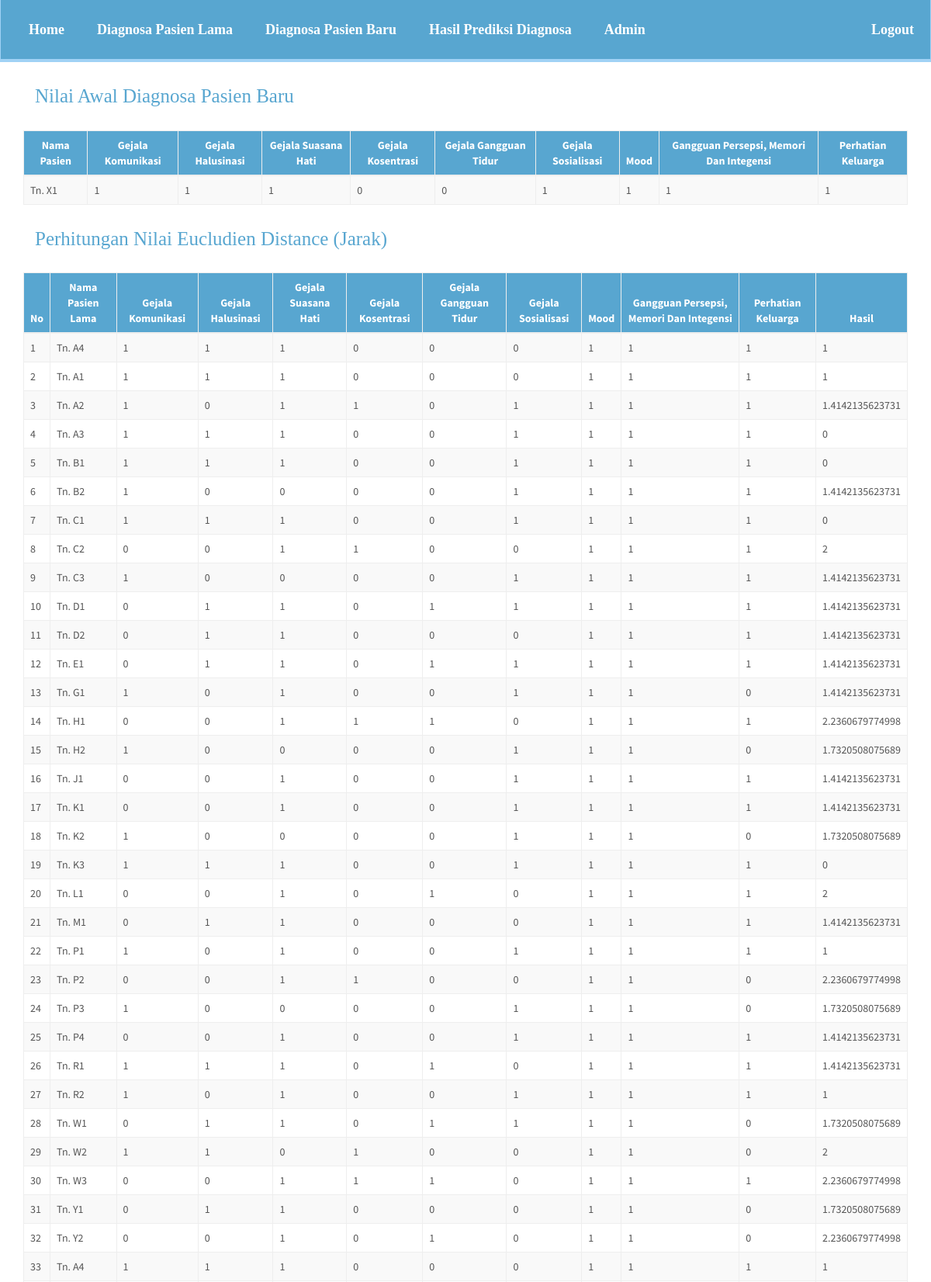
Screenshot of /pasien-baru-prediksi-diagnosa.php?id=19 (signed in, upper part) with the database file from the repository.
### tables this page shows
CREATE TABLE IF NOT EXISTS `data_uji` (
  `id_data_uji` int(11) NOT NULL,
  `nama1` varchar(50) NOT NULL,
  `jenis_kelamin` varchar(50) NOT NULL,
  `tanggal_lahir` date NOT NULL,
  `g11` double NOT NULL,
  `g22` double NOT NULL,
  `g33` double NOT NULL,
  `g44` double NOT NULL,
  `g55` double NOT NULL,
  `g66` double NOT NULL,
  `g77` double NOT NULL,
  `g88` double NOT NULL,
  `g99` double NOT NULL,
  `diagnosa` varchar(50) NOT NULL
);

CREATE TABLE IF NOT EXISTS `data_training` (
  `id_data_training` int(11) NOT NULL,
  `nama` varchar(50) NOT NULL,
  `g1` double NOT NULL,
  `g2` double NOT NULL,
  `g3` double NOT NULL,
  `g4` double NOT NULL,
  `g5` double NOT NULL,
  `g6` double NOT NULL,
  `g7` double NOT NULL,
  `g8` double NOT NULL,
  `g9` double NOT NULL,
  `diagnosa` varchar(25) NOT NULL,
  `hasil` double NOT NULL,
  `kategori` varchar(50) NOT NULL
);

### koneksi/koneksi-data-uji.php (called while the page is built, shortened)
<?php
class DataUji{
	private $conn;
	private $table_name = "data_uji";
	public $id;
	public function __construct($db){
		$this->conn = $db;
	}
	function readOne(){
		$query = "SELECT * FROM " . $this->table_name . " WHERE id_data_uji=? LIMIT 0,1";
		$stmt = $this->conn->prepare( $query );
		$stmt->bindParam(1, $this->id);
		$stmt->execute();
		$row = $stmt->fetch(PDO::FETCH_ASSOC);
		$this->id = $row['id_data_uji'];
		$this->aa = $row['nama1'];
		$this->dd = $row['g11'];
		$this->ee = $row['g22'];
		$this->ff = $row['g33'];
		$this->gg = $row['g44'];
		$this->hh = $row['g55'];
		$this->ii = $row['g66'];
		$this->jj = $row['g77'];
		$this->kk = $row['g88'];
		$this->ll = $row['g99'];
	}
}
?>

### koneksi/koneksi-data-training.php (called while the page is built, shortened)
<?php
class DataTraining{
	private $conn;
	private $table_name = "data_training";
	public $ia;
	public $ll;
		public function __construct($db){
		$this->conn = $db;
	}
	function readAll(){
		$query = "SELECT * FROM ".$this->table_name;
		$stmt = $this->conn->prepare( $query );
		$stmt->execute();
		return $stmt;
	}
function hasilDataTraining(){
		$query = "UPDATE
					data_training
				SET
					hasil = :ll
				WHERE
					id_data_training = :ia";
		$stmt = $this->conn->prepare($query);
		$stmt->bindParam(':ll', $this->ll);
		$stmt->bindParam(':ia', $this->ia);
		if($stmt->execute()){
			return true;
		}else{
			return false;
		}
	}
}
?>

### pasien-baru-prediksi-diagnosa.php (the view, shortened to what this page needs)
<?php
include_once 'header.php';
$id = isset($_GET['id']) ? $_GET['id'] : die('ERROR: missing ID.');
include_once 'koneksi/koneksi-data-uji.php';
$eks = new DataUji($db);
$eks->id = $id;
$eks->readOne();
include_once 'koneksi/koneksi-data-training.php';
?>
<div>
	<div class="row">
		<div class="col-md-6 text-left">
			<h4 Class="judul">Nilai Awal Diagnosa Pasien Baru</h4>
		</div>
	</div>
	<br/>
	<table width="100%" class="table table-striped table-bordered" id="tabeldata">
        <thead>
            <tr>
				<th>Nama Pasien</th>
                <th>Gejala Komunikasi</th>
                <th>Gejala Halusinasi</th>
                <th>Gejala Suasana Hati</th>
                <th>Gejala Kosentrasi</th>
                <th>Gejala Gangguan Tidur</th>
                <th>Gejala Sosialisasi</th>
                <th>Mood</th>
                <th>Gangguan Persepsi, Memori Dan Integensi</th>
                <th>Perhatian Keluarga</th>
            </tr>
        </thead>
        <tbody>
            <tr>
                <td><?php echo $eks->aa; ?></td>
				<td><?php echo $eks->dd; ?></td>
				<td><?php echo $eks->ee; ?></td>
				<td><?php echo $eks->ff; ?></td>
				<td><?php echo $eks->gg; ?></td>
				<td><?php echo $eks->hh; ?></td>
				<td><?php echo $eks->ii; ?></td>
				<td><?php echo $eks->jj; ?></td>
				<td><?php echo $eks->kk; ?></td>
				<td><?php echo $eks->ll; ?></td>
            </tr>
        </tbody>
    </table>
</div>
<div>
<div>
<?php
$id = isset($_GET['id']) ? $_GET['id'] : die('ERROR: missing ID.');
include_once 'koneksi/koneksi-data-uji.php';
$eks = new DataUji($db);
$eks->id = $id;
$eks->readOne();
include_once 'koneksi/koneksi-data-training.php';
$pro = new DataTraining($db);
$stmt = $pro->readAll();
?>
	<div class="row">
		<div class="col-md-6 text-left">
			<h4 Class="judul">Perhitungan Nilai Eucludien Distance (Jarak)</h4>
		</div>
	</div>
	<br/>
	<table width="100%" class="table table-striped table-bordered" id="tabeldata">
        <thead>
            <tr>
                <th width="30px">No</th>
				<th>Nama Pasien Lama</th>
                <th>Gejala Komunikasi</th>
                <th>Gejala Halusinasi</th>
                <th>Gejala Suasana Hati</th>
                <th>Gejala Kosentrasi</th>
                <th>Gejala Gangguan Tidur</th>
                <th>Gejala Sosialisasi</th>
                <th>Mood</th>
                <th>Gangguan Persepsi, Memori Dan Integensi</th>
                <th>Perhatian Keluarga</th>
                <th>Hasil</th>
            </tr>
        </thead>
        <tbody>
<?php
$dd=$eks->dd;
$ee=$eks->ee;
$ff=$eks->ff;
$gg=$eks->gg;
$hh=$eks->hh;
$ii=$eks->ii;
$jj=$eks->jj;
$kk=$eks->kk;
$ll=$eks->ll;
$no=1;
while ($row = $stmt->fetch(PDO::FETCH_ASSOC)){
?>
            <tr>
                <td><?php echo $no++ ?></td>
                <td><?php echo $row['nama'] ?></td>
				<td><?php echo $row['g1'] ?></td>
				<td><?php echo $row['g2'] ?></td>
				<td><?php echo $row['g3'] ?></td>
				<td><?php echo $row['g4'] ?></td>
				<td><?php echo $row['g5'] ?></td>
				<td><?php echo $row['g6'] ?></td>
				<td><?php echo $row['g7'] ?></td>
				<td><?php echo $row['g8'] ?></td>
				<td><?php echo $row['g9'] ?></td>
				<td><?php
						  $hasilnilai = sqrt(pow($row['g1']-$dd,2)+
										 pow($row['g2']-$ee,2)+
										 pow($row['g3']-$ff,2)+
										 pow($row['g4']-$gg,2)+
										 pow($row['g5']-$hh,2)+
										 pow($row['g6']-$ii,2)+
										 pow($row['g7']-$jj,2)+
										 pow($row['g8']-$kk,2)+
										 pow($row['g9']-$ll,2));
							echo $hasilnilai;
							$a= $row['id_data_training'];
							$pro->ia = $a;
							$pro->ll = $hasil = $hasilnilai;
							$pro->hasilDataTraining();?></td>
            </tr>
<?php
}
?>
        </tbody>
    </table>
</div>
</div>
<?php
include_once 'koneksi/koneksi-data-training.php';
?>
<?php
include_once 'header.php';
$id = isset($_GET['id']) ? $_GET['id'] : die('ERROR: missing ID.');
include_once 'koneksi/koneksi-data-uji.php';
include_once 'koneksi/koneksi-data-training.php';
?>

### pasien-baru-prediksi-diagnosa.php (style rules this page uses)
.judul { font-family: impact; margin-left: 15px; font-size: 25px; color: #58a6d0; }
thead { background: #58a6d0; }
th { text-align: center; color: white; }

### rows the page displays
data_uji: nama1 "Tn. X1", g11 "1", g22 "1", g33 "1", g44 "0", g55 "0", g66 "1", g77 "1", g88 "1", g99 "1"
data_training: nama "Tn. A4", g1 "1", g2 "1", g3 "1", g4 "0", g5 "0", g6 "0", g7 "1", g8 "1", g9 "1"
data_training: nama "Tn. A1", g1 "1", g2 "1", g3 "1", g4 "0", g5 "0", g6 "0", g7 "1", g8 "1", g9 "1"
data_training: nama "Tn. A2", g1 "1", g2 "0", g3 "1", g4 "1", g5 "0", g6 "1", g7 "1", g8 "1", g9 "1", hasilnilai "1.4142135623731"
data_training: nama "Tn. A3", g1 "1", g2 "1", g3 "1", g4 "0", g5 "0", g6 "1", g7 "1", g8 "1", g9 "1"
data_training: nama "Tn. B1", g1 "1", g2 "1", g3 "1", g4 "0", g5 "0", g6 "1", g7 "1", g8 "1", g9 "1"
data_training: nama "Tn. B2", g1 "1", g2 "0", g3 "0", g4 "0", g5 "0", g6 "1", g7 "1", g8 "1", g9 "1", hasilnilai "1.4142135623731"
data_training: nama "Tn. C1", g1 "1", g2 "1", g3 "1", g4 "0", g5 "0", g6 "1", g7 "1", g8 "1", g9 "1"
data_training: nama "Tn. C2", g1 "0", g2 "0", g3 "1", g4 "1", g5 "0", g6 "0", g7 "1", g8 "1", g9 "1", hasilnilai "2"
data_training: nama "Tn. C3", g1 "1", g2 "0", g3 "0", g4 "0", g5 "0", g6 "1", g7 "1", g8 "1", g9 "1", hasilnilai "1.4142135623731"
data_training: nama "Tn. D1", g1 "0", g2 "1", g3 "1", g4 "0", g5 "1", g6 "1", g7 "1", g8 "1", g9 "1", hasilnilai "1.4142135623731"
data_training: nama "Tn. D2", g1 "0", g2 "1", g3 "1", g4 "0", g5 "0", g6 "0", g7 "1", g8 "1", g9 "1", hasilnilai "1.4142135623731"
data_training: nama "Tn. E1", g1 "0", g2 "1", g3 "1", g4 "0", g5 "1", g6 "1", g7 "1", g8 "1", g9 "1", hasilnilai "1.4142135623731"
data_training: nama "Tn. G1", g1 "1", g2 "0", g3 "1", g4 "0", g5 "0", g6 "1", g7 "1", g8 "1", g9 "0", hasilnilai "1.4142135623731"
data_training: nama "Tn. H1", g1 "0", g2 "0", g3 "1", g4 "1", g5 "1", g6 "0", g7 "1", g8 "1", g9 "1", hasilnilai "2.2360679774998"
data_training: nama "Tn. H2", g1 "1", g2 "0", g3 "0", g4 "0", g5 "0", g6 "1", g7 "1", g8 "1", g9 "0", hasilnilai "1.7320508075689"
data_training: nama "Tn. J1", g1 "0", g2 "0", g3 "1", g4 "0", g5 "0", g6 "1", g7 "1", g8 "1", g9 "1", hasilnilai "1.4142135623731"
data_training: nama "Tn. K1", g1 "0", g2 "0", g3 "1", g4 "0", g5 "0", g6 "1", g7 "1", g8 "1", g9 "1", hasilnilai "1.4142135623731"
data_training: nama "Tn. K2", g1 "1", g2 "0", g3 "0", g4 "0", g5 "0", g6 "1", g7 "1", g8 "1", g9 "0", hasilnilai "1.7320508075689"
data_training: nama "Tn. K3", g1 "1", g2 "1", g3 "1", g4 "0", g5 "0", g6 "1", g7 "1", g8 "1", g9 "1"
data_training: nama "Tn. L1", g1 "0", g2 "0", g3 "1", g4 "0", g5 "1", g6 "0", g7 "1", g8 "1", g9 "1", hasilnilai "2"
data_training: nama "Tn. M1", g1 "0", g2 "1", g3 "1", g4 "0", g5 "0", g6 "0", g7 "1", g8 "1", g9 "1", hasilnilai "1.4142135623731"
data_training: nama "Tn. P1", g1 "1", g2 "0", g3 "1", g4 "0", g5 "0", g6 "1", g7 "1", g8 "1", g9 "1"
data_training: nama "Tn. P2", g1 "0", g2 "0", g3 "1", g4 "1", g5 "0", g6 "0", g7 "1", g8 "1", g9 "0", hasilnilai "2.2360679774998"
data_training: nama "Tn. P3", g1 "1", g2 "0", g3 "0", g4 "0", g5 "0", g6 "1", g7 "1", g8 "1", g9 "0", hasilnilai "1.7320508075689"
data_training: nama "Tn. P4", g1 "0", g2 "0", g3 "1", g4 "0", g5 "0", g6 "1", g7 "1", g8 "1", g9 "1", hasilnilai "1.4142135623731"
data_training: nama "Tn. R1", g1 "1", g2 "1", g3 "1", g4 "0", g5 "1", g6 "0", g7 "1", g8 "1", g9 "1", hasilnilai "1.4142135623731"
data_training: nama "Tn. R2", g1 "1", g2 "0", g3 "1", g4 "0", g5 "0", g6 "1", g7 "1", g8 "1", g9 "1"
data_training: nama "Tn. W1", g1 "0", g2 "1", g3 "1", g4 "0", g5 "1", g6 "1", g7 "1", g8 "1", g9 "0", hasilnilai "1.7320508075689"
data_training: nama "Tn. W2", g1 "1", g2 "1", g3 "0", g4 "1", g5 "0", g6 "0", g7 "1", g8 "1", g9 "0", hasilnilai "2"
data_training: nama "Tn. W3", g1 "0", g2 "0", g3 "1", g4 "1", g5 "1", g6 "0", g7 "1", g8 "1", g9 "1", hasilnilai "2.2360679774998"
data_training: nama "Tn. Y1", g1 "0", g2 "1", g3 "1", g4 "0", g5 "0", g6 "0", g7 "1", g8 "1", g9 "0", hasilnilai "1.7320508075689"
data_training: nama "Tn. Y2", g1 "0", g2 "0", g3 "1", g4 "0", g5 "1", g6 "0", g7 "1", g8 "1", g9 "0", hasilnilai "2.2360679774998"
data_training: nama "Tn. A4", g1 "1", g2 "1", g3 "1", g4 "0", g5 "0", g6 "0", g7 "1", g8 "1", g9 "1"
